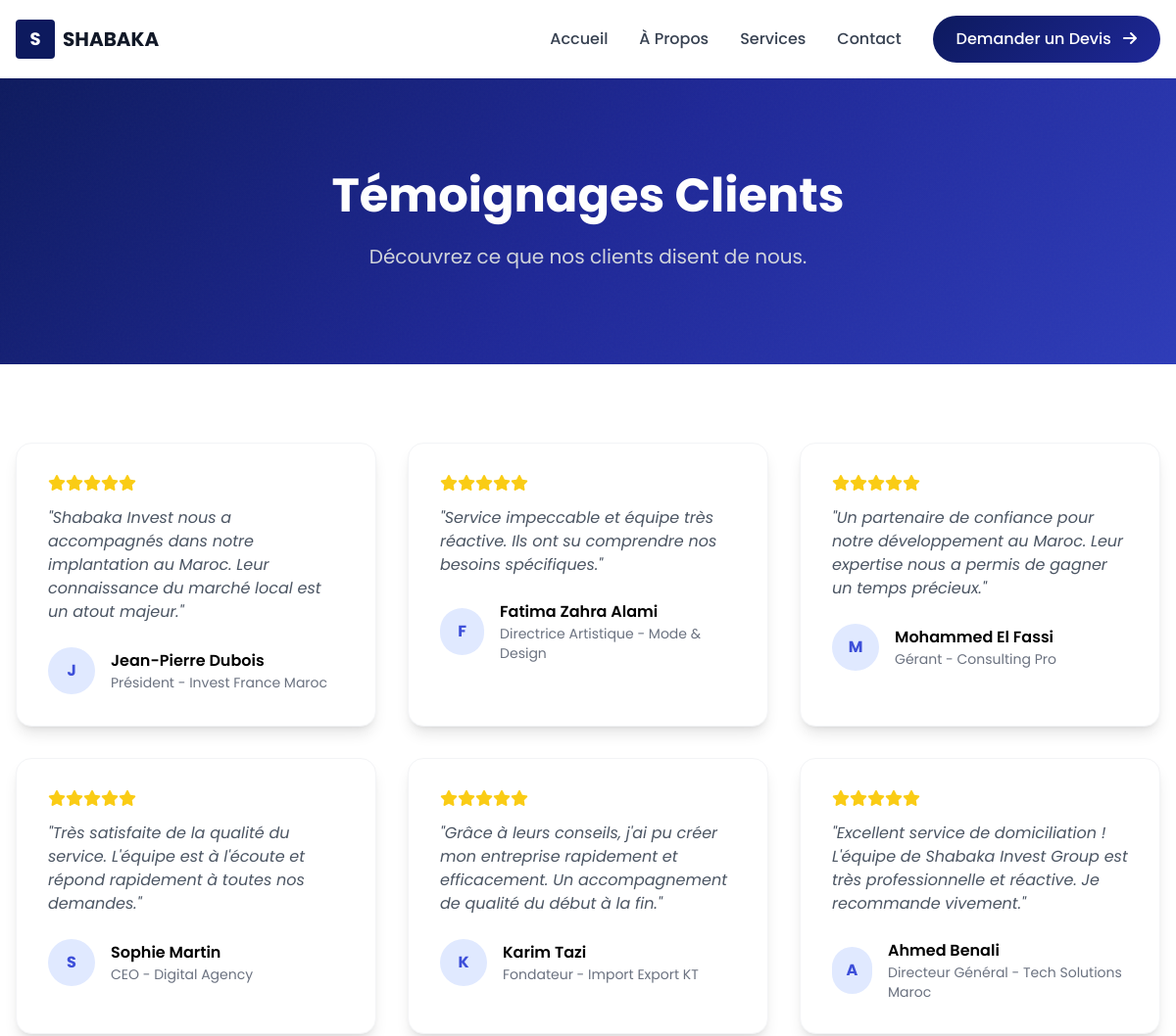
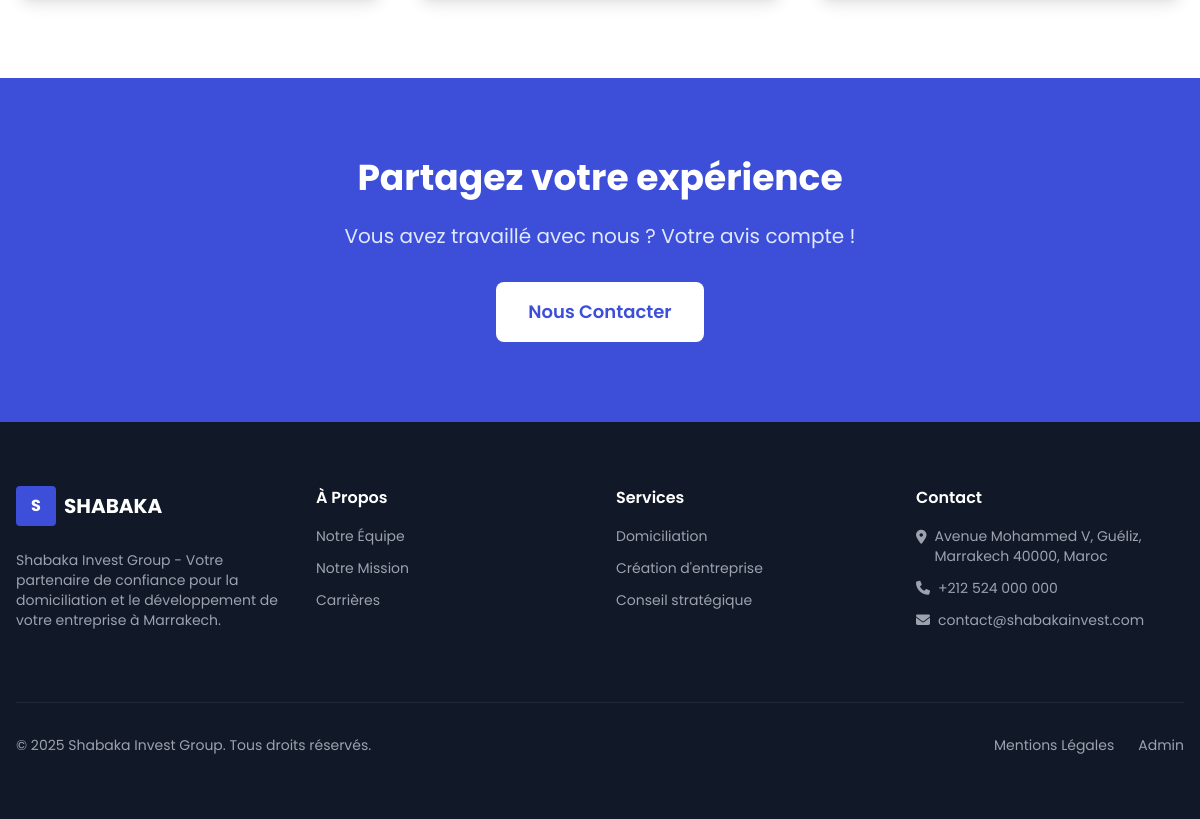
The page /temoignages on the database its author committed (2 pictures, top to bottom).
### modeles/__init__.py (models this page shows)
class Testimonial(db.Model):
    __tablename__ = 'testimonials'
    id = db.Column(db.Integer, primary_key=True)
    author_name = db.Column(db.String(100), nullable=False)
    author_company = db.Column(db.String(150))
    author_position = db.Column(db.String(100))
    author_image = db.Column(db.String(500))
    content = db.Column(db.Text, nullable=False)
    rating = db.Column(db.Integer, default=5)
    is_featured = db.Column(db.Boolean, default=False)
    is_active = db.Column(db.Boolean, default=True)
    created_at = db.Column(db.DateTime, default=datetime.utcnow)

class SiteSettings(db.Model):
    __tablename__ = 'site_settings'
    id = db.Column(db.Integer, primary_key=True)
    site_name = db.Column(db.String(150), default='Shabaka Invest Group')
    logo = db.Column(db.String(500))
    favicon = db.Column(db.String(500))
    email = db.Column(db.String(120))
    phone = db.Column(db.String(30))
    address = db.Column(db.Text)
    facebook = db.Column(db.String(300))
    linkedin = db.Column(db.String(300))
    instagram = db.Column(db.String(300))
    whatsapp = db.Column(db.String(30))
    footer_text = db.Column(db.Text)
    google_analytics = db.Column(db.String(50))
    twitter = db.Column(db.String(300))
    youtube = db.Column(db.String(300))
    custom_header_code = db.Column(db.Text)
    custom_footer_code = db.Column(db.Text)
    updated_at = db.Column(db.DateTime, default=datetime.utcnow, onupdate=datetime.utcnow)

### routes/public.py (the view)
@public_bp.route('/temoignages')
def testimonials():
    all_testimonials = TestimonialService.get_all_testimonials()
    seo = SEOService.get_seo_for_page('testimonials')
    return render_template('public/testimonials.html', testimonials=all_testimonials, seo=seo)

### main.py (called while the page is built)
@app.after_request
def add_header(response):
    response.headers['Cache-Control'] = 'no-cache, no-store, must-revalidate'
    response.headers['Pragma'] = 'no-cache'
    response.headers['Expires'] = '0'
    return response

### routes/public.py (called while the page is built)
@public_bp.context_processor
def inject_settings():
    settings = SettingsService.get_settings()
    services = ContentService.get_all_services()
    return dict(site_settings=settings, all_services=services)

### services/__init__.py (called while the page is built, shortened)
    @staticmethod
    def get_all_services(active_only=True):
        query = Service.query
        if active_only:
            query = query.filter_by(is_active=True)
        return query.order_by(Service.order).all()

    @staticmethod
    def get_all_testimonials(active_only=True):
        query = Testimonial.query
        if active_only:
            query = query.filter_by(is_active=True)
        return query.order_by(Testimonial.created_at.desc()).all()

    @staticmethod
    def get_settings():
        settings = SiteSettings.query.first()
        return settings

    @staticmethod
    def get_seo_for_page(page_type):
        return SEOSettings.query.filter_by(page_type=page_type).first()

### templates/public/testimonials.html (shortened to what this page needs)
{% extends 'base.html' %}
{% block content %}
<section class="hero-gradient py-24">
    <div class="max-w-7xl mx-auto px-4 text-center">
        <h1 class="text-5xl font-bold text-white mb-6">Témoignages Clients</h1>
        <p class="text-xl text-gray-300 max-w-2xl mx-auto">Découvrez ce que nos clients disent de nous.</p>
    </div>
</section>
<section class="py-20 bg-white">
    <div class="max-w-7xl mx-auto px-4">
        <div class="grid md:grid-cols-2 lg:grid-cols-3 gap-8">
            {% for testimonial in testimonials %}
            <div class="bg-white rounded-2xl p-8 shadow-lg border border-gray-100">
                <div class="flex items-center mb-4">
                    {% for i in range(testimonial.rating) %}
                    <i class="fas fa-star text-yellow-400"></i>
                    {% endfor %}
                </div>
                <p class="text-gray-600 mb-6 italic">"{{ testimonial.content }}"</p>
                <div class="flex items-center">
                    {% if testimonial.author_image %}
                    <img src="{{ testimonial.author_image }}" alt="{{ testimonial.author_name }}" class="w-12 h-12 rounded-full mr-4 object-cover">
                    {% else %}
                    <div class="w-12 h-12 bg-primary-100 rounded-full flex items-center justify-center mr-4">
                        <span class="text-primary-600 font-bold">{{ testimonial.author_name[0] }}</span>
                    </div>
                    {% endif %}
                    <div>
                        <p class="font-semibold text-secondary-900">{{ testimonial.author_name }}</p>
                        <p class="text-gray-500 text-sm">
                            {% if testimonial.author_position %}{{ testimonial.author_position }} - {% endif %}
                            {{ testimonial.author_company }}
                        </p>
                    </div>
                </div>
            </div>
            {% else %}
            <div class="col-span-full text-center py-12">
                <p class="text-gray-600">Aucun témoignage pour le moment.</p>
            </div>
            {% endfor %}
        </div>
    </div>
</section>
<section class="py-20 bg-primary-600">
    <div class="max-w-4xl mx-auto px-4 text-center">
        <h2 class="text-4xl font-bold text-white mb-6">Partagez votre expérience</h2>
        <p class="text-xl text-primary-100 mb-8">Vous avez travaillé avec nous ? Votre avis compte !</p>
        <a href="{{ url_for('public.contact') }}" class="inline-flex items-center bg-white text-primary-600 px-8 py-4 rounded-lg hover:bg-gray-100 transition font-semibold text-lg">
            Nous Contacter
        </a>
    </div>
</section>
{% endblock %}

### templates/base.html (shortened to what this page needs)
<!DOCTYPE html>
<html lang="fr">
<head>
    <script src="https://cdn.tailwindcss.com"></script>
    <script src="{{ url_for('static', filename='js/tailwind_public.js') }}"></script>
    <link href="https://cdnjs.cloudflare.com/ajax/libs/font-awesome/6.4.0/css/all.min.css" rel="stylesheet">
    <link href="{{ url_for('static', filename='css/base.css') }}" rel="stylesheet">
</head>
<body class="font-sans antialiased bg-white">
    <nav class="bg-white shadow-sm fixed w-full z-50">
        <div class="max-w-7xl mx-auto px-4">
            <div class="flex justify-between h-20">
                <div class="flex items-center">
                    <a href="{{ url_for('public.home') }}" class="flex items-center space-x-2">
                        {% if site_settings and site_settings.logo %}
                        <img src="{{ site_settings.logo }}" alt="{{ site_settings.site_name }}" class="h-12 w-auto object-contain">
                        {% else %}
                        <div class="w-10 h-10 bg-primary-900 rounded flex items-center justify-center">
                            <span class="text-white font-bold text-lg">S</span>
                        </div>
                        <span class="text-xl font-bold text-gray-900">SHABAKA</span>
                        {% endif %}
                    </a>
                </div>
                <div class="hidden md:flex items-center space-x-8">
                    <a href="{{ url_for('public.home') }}" class="text-gray-700 hover:text-primary-900 font-medium">Accueil</a>
                    <a href="{{ url_for('public.about') }}" class="text-gray-700 hover:text-primary-900 font-medium">À Propos</a>
                    <a href="{{ url_for('public.services') }}" class="text-gray-700 hover:text-primary-900 font-medium">Services</a>
                    <a href="{{ url_for('public.contact') }}" class="text-gray-700 hover:text-primary-900 font-medium">Contact</a>
                    <button onclick="openDevisModal()" class="nav-btn text-white px-6 py-3 rounded-full font-medium hover:opacity-90 transition">
                        Demander un Devis <i class="fas fa-arrow-right ml-2"></i>
                    </button>
                </div>
            </div>
        </div>
    </nav>
    <main class="pt-20">
        {% block content %}{% endblock %}
    </main>
    <footer class="bg-gray-900 text-white">
        <div class="max-w-7xl mx-auto px-4 py-16">
            <div class="grid md:grid-cols-4 gap-8">
                <div>
                    <div class="flex items-center space-x-2 mb-6">
                        {% if site_settings and site_settings.logo %}
                        <img src="{{ site_settings.logo }}" alt="{{ site_settings.site_name }}" class="h-12 w-auto object-contain bg-white rounded p-1">
                        {% else %}
                        <div class="w-10 h-10 bg-primary-600 rounded flex items-center justify-center">
                            <span class="text-white font-bold">S</span>
                        </div>
                        <span class="text-xl font-bold">SHABAKA</span>
                        {% endif %}
                    </div>
                    <p class="text-gray-400 mb-6 text-sm">
                        {% if site_settings and site_settings.footer_text %}
                        {{ site_settings.footer_text }}
                        {% else %}
                        Votre partenaire pour la création et la gestion d'entreprises à Marrakech.
                        {% endif %}
                    </p>
                </div>
                <div>
                    <h4 class="font-semibold mb-4">À Propos</h4>
                    <ul class="space-y-3 text-gray-400 text-sm">
                        <li><a href="{{ url_for('public.about') }}" class="hover:text-white transition">Notre Équipe</a></li>
                        <li><a href="{{ url_for('public.about') }}" class="hover:text-white transition">Notre Mission</a></li>
                        <li><a href="{{ url_for('public.contact') }}" class="hover:text-white transition">Carrières</a></li>
                    </ul>
                </div>
                <div>
                    <h4 class="font-semibold mb-4">Services</h4>
                    <ul class="space-y-3 text-gray-400 text-sm">
                        <li><a href="{{ url_for('public.services') }}" class="hover:text-white transition">Domiciliation</a></li>
                        <li><a href="{{ url_for('public.services') }}" class="hover:text-white transition">Création d'entreprise</a></li>
                        <li><a href="{{ url_for('public.services') }}" class="hover:text-white transition">Conseil stratégique</a></li>
                    </ul>
                </div>
                <div>
                    <h4 class="font-semibold mb-4">Contact</h4>
                    <ul class="space-y-3 text-gray-400 text-sm">
                        {% if site_settings %}
                        <li class="flex items-start space-x-2">
                            <i class="fas fa-map-marker-alt mt-1"></i>
                            <span>{{ site_settings.address }}</span>
                        </li>
                        <li class="flex items-center space-x-2">
                            <i class="fas fa-phone"></i>
                            <span>{{ site_settings.phone }}</span>
                        </li>
                        <li class="flex items-center space-x-2">
                            <i class="fas fa-envelope"></i>
                            <span>{{ site_settings.email }}</span>
                        </li>
                        {% endif %}
                    </ul>
                </div>
            </div>
            <div class="border-t border-gray-800 mt-12 pt-8 flex flex-col md:flex-row justify-between items-center">
                <p class="text-gray-400 text-sm">&copy; 2025 Shabaka Invest Group. Tous droits réservés.</p>
                <div class="flex space-x-6 mt-4 md:mt-0">
                    <a href="{{ url_for('public.legal') }}" class="text-gray-400 hover:text-white text-sm transition">Mentions Légales</a>
                    <a href="{{ url_for('admin.login') }}" class="text-gray-400 hover:text-white text-sm transition">Admin</a>
                </div>
            </div>
        </div>
    </footer>
</body>
</html>

### static/css/base.css (style rules this page uses)
.nav-btn { background: linear-gradient(135deg, #0d1a5e 0%, #1e2796 100%); }
.hero-gradient { background: linear-gradient(135deg, #0d1a5e 0%, #1e2796 50%, #2d3bb8 100%); position: relative; }
.hero-gradient::before { content: ''; position: absolute; top: 0; left: 0; right: 0; bottom: 0; opacity: 0.03; pointer-events: none; }

### rows shown on the page
Testimonial: rating 5 (drawn), content "Shabaka Invest nous a accompagnés dans notre implantation au Maroc. Leur connaissance du marché local est un atout majeur.", author_name "J", author_name "Jean-Pierre Dubois", author_position "Président", author_company "Invest France Maroc"
Testimonial: rating 5 (drawn), content "Service impeccable et équipe très réactive. Ils ont su comprendre nos besoins spécifiques.", author_name "F", author_name "Fatima Zahra Alami", author_position "Directrice Artistique", author_company "Mode & Design"
Testimonial: rating 5 (drawn), content "Un partenaire de confiance pour notre développement au Maroc. Leur expertise nous a permis de gagner un temps précieux.", author_name "M", author_name "Mohammed El Fassi", author_position "Gérant", author_company "Consulting Pro"
Testimonial: rating 5 (drawn), content "Très satisfaite de la qualité du service. L'équipe est à l'écoute et répond rapidement à toutes nos demandes.", author_name "S", author_name "Sophie Martin", author_position "CEO", author_company "Digital Agency"
Testimonial: rating 5 (drawn), content "Grâce à leurs conseils, j'ai pu créer mon entreprise rapidement et efficacement. Un accompagnement de qualité du début à la fin.", author_name "K", author_name "Karim Tazi", author_position "Fondateur", author_company "Import Export KT"
Testimonial: rating 5 (drawn), content "Excellent service de domiciliation ! L'équipe de Shabaka Invest Group est très professionnelle et réactive. Je recommande vivement.", author_name "A", author_name "Ahmed Benali", author_position "Directeur Général", author_company "Tech Solutions Maroc"
SiteSettings: footer_text "Shabaka Invest Group - Votre partenaire de confiance pour la domiciliation et le développement de votre entreprise à Marrakech.", address "Avenue Mohammed V, Guéliz, Marrakech 40000, Maroc", phone "+212 524 000 000", email "contact@shabakainvest.com"
